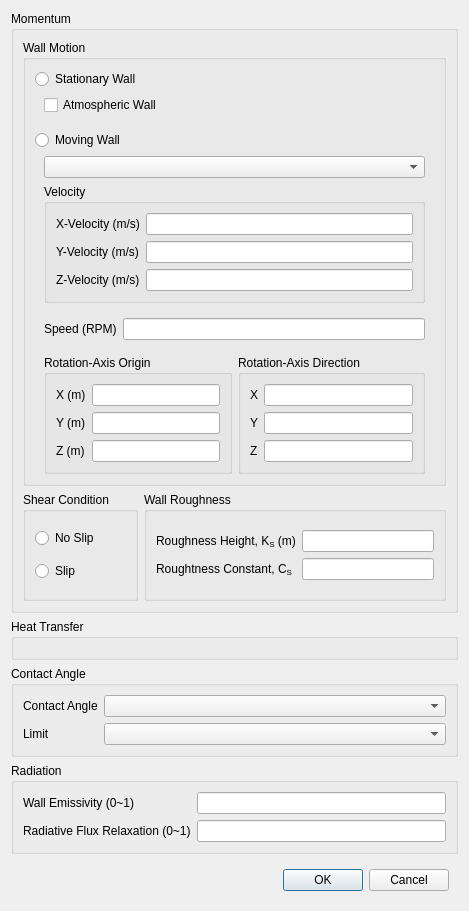
<?xml version="1.0" encoding="UTF-8"?>
<ui version="4.0">
 <class>WallDialog</class>
 <widget class="QDialog" name="WallDialog">
  <property name="geometry">
   <rect>
    <x>0</x>
    <y>0</y>
    <width>469</width>
    <height>869</height>
   </rect>
  </property>
  <property name="minimumSize">
   <size>
    <width>400</width>
    <height>0</height>
   </size>
  </property>
  <property name="windowTitle">
   <string>Wall Boundary Condition</string>
  </property>
  <layout class="QVBoxLayout" name="verticalLayout_4">
   <item>
    <widget class="QWidget" name="dialogContents" native="true">
     <layout class="QVBoxLayout" name="verticalLayout_3">
      <property name="leftMargin">
       <number>0</number>
      </property>
      <property name="topMargin">
       <number>0</number>
      </property>
      <property name="rightMargin">
       <number>0</number>
      </property>
      <property name="bottomMargin">
       <number>0</number>
      </property>
      <item>
       <widget class="QGroupBox" name="velocityGroup">
        <property name="title">
         <string>Momentum</string>
        </property>
        <layout class="QVBoxLayout" name="verticalLayout">
         <item>
          <widget class="QGroupBox" name="groupBox">
           <property name="title">
            <string>Wall Motion</string>
           </property>
           <layout class="QVBoxLayout" name="verticalLayout_10">
            <item>
             <widget class="QRadioButton" name="stationaryWall">
              <property name="text">
               <string>Stationary Wall</string>
              </property>
             </widget>
            </item>
            <item>
             <widget class="QWidget" name="widget_8" native="true">
              <layout class="QVBoxLayout" name="verticalLayout_11">
               <property name="topMargin">
                <number>0</number>
               </property>
               <item>
                <widget class="QCheckBox" name="atmosphericWall">
                 <property name="text">
                  <string>Atmospheric Wall</string>
                 </property>
                </widget>
               </item>
              </layout>
             </widget>
            </item>
            <item>
             <widget class="QRadioButton" name="movingWall">
              <property name="text">
               <string>Moving Wall</string>
              </property>
             </widget>
            </item>
            <item>
             <widget class="QWidget" name="widget_9" native="true">
              <layout class="QVBoxLayout" name="verticalLayout_12">
               <property name="topMargin">
                <number>0</number>
               </property>
               <property name="bottomMargin">
                <number>0</number>
               </property>
               <item>
                <widget class="PythonComboBox" name="movingWallMotion"/>
               </item>
               <item>
                <widget class="QGroupBox" name="translationalMovingWall">
                 <property name="title">
                  <string>Velocity</string>
                 </property>
                 <layout class="QFormLayout" name="formLayout">
                  <item row="0" column="0">
                   <widget class="QLabel" name="label_2">
                    <property name="text">
                     <string>X-Velocity (m/s)</string>
                    </property>
                   </widget>
                  </item>
                  <item row="0" column="1">
                   <widget class="BatchableFloatEdit" name="xVelocity">
                    <property name="sizePolicy">
                     <sizepolicy hsizetype="Expanding" vsizetype="Fixed">
                      <horstretch>0</horstretch>
                      <verstretch>0</verstretch>
                     </sizepolicy>
                    </property>
                   </widget>
                  </item>
                  <item row="1" column="0">
                   <widget class="QLabel" name="label_3">
                    <property name="text">
                     <string>Y-Velocity (m/s)</string>
                    </property>
                   </widget>
                  </item>
                  <item row="1" column="1">
                   <widget class="BatchableFloatEdit" name="yVelocity">
                    <property name="sizePolicy">
                     <sizepolicy hsizetype="Expanding" vsizetype="Fixed">
                      <horstretch>0</horstretch>
                      <verstretch>0</verstretch>
                     </sizepolicy>
                    </property>
                   </widget>
                  </item>
                  <item row="2" column="0">
                   <widget class="QLabel" name="label_4">
                    <property name="text">
                     <string>Z-Velocity (m/s)</string>
                    </property>
                   </widget>
                  </item>
                  <item row="2" column="1">
                   <widget class="BatchableFloatEdit" name="zVelocity">
                    <property name="sizePolicy">
                     <sizepolicy hsizetype="Expanding" vsizetype="Fixed">
                      <horstretch>0</horstretch>
                      <verstretch>0</verstretch>
                     </sizepolicy>
                    </property>
                   </widget>
                  </item>
                 </layout>
                </widget>
               </item>
              </layout>
             </widget>
            </item>
            <item>
             <widget class="QWidget" name="rotationalMovingWall" native="true">
              <layout class="QVBoxLayout" name="verticalLayout_2">
               <property name="leftMargin">
                <number>0</number>
               </property>
               <property name="topMargin">
                <number>0</number>
               </property>
               <property name="rightMargin">
                <number>0</number>
               </property>
               <property name="bottomMargin">
                <number>0</number>
               </property>
               <item>
                <widget class="QWidget" name="widget_2" native="true">
                 <layout class="QFormLayout" name="formLayout_2">
                  <property name="bottomMargin">
                   <number>0</number>
                  </property>
                  <item row="0" column="0">
                   <widget class="QLabel" name="label_5">
                    <property name="text">
                     <string>Speed (RPM)</string>
                    </property>
                   </widget>
                  </item>
                  <item row="0" column="1">
                   <widget class="BatchableFloatEdit" name="speed">
                    <property name="sizePolicy">
                     <sizepolicy hsizetype="Expanding" vsizetype="Fixed">
                      <horstretch>0</horstretch>
                      <verstretch>0</verstretch>
                     </sizepolicy>
                    </property>
                   </widget>
                  </item>
                 </layout>
                </widget>
               </item>
               <item>
                <widget class="QWidget" name="widget_6" native="true">
                 <layout class="QHBoxLayout" name="horizontalLayout">
                  <property name="bottomMargin">
                   <number>0</number>
                  </property>
                  <item>
                   <widget class="QGroupBox" name="groupBox_2">
                    <property name="title">
                     <string>Rotation-Axis Origin</string>
                    </property>
                    <layout class="QFormLayout" name="formLayout_3">
                     <item row="0" column="0">
                      <widget class="QLabel" name="label_6">
                       <property name="text">
                        <string>X (m)</string>
                       </property>
                      </widget>
                     </item>
                     <item row="0" column="1">
                      <widget class="BatchableFloatEdit" name="rotationAxisOriginX">
                       <property name="sizePolicy">
                        <sizepolicy hsizetype="Expanding" vsizetype="Fixed">
                         <horstretch>0</horstretch>
                         <verstretch>0</verstretch>
                        </sizepolicy>
                       </property>
                      </widget>
                     </item>
                     <item row="1" column="0">
                      <widget class="QLabel" name="label_7">
                       <property name="text">
                        <string>Y (m)</string>
                       </property>
                      </widget>
                     </item>
                     <item row="1" column="1">
                      <widget class="BatchableFloatEdit" name="rotationAxisOriginY">
                       <property name="sizePolicy">
                        <sizepolicy hsizetype="Expanding" vsizetype="Fixed">
                         <horstretch>0</horstretch>
                         <verstretch>0</verstretch>
                        </sizepolicy>
                       </property>
                      </widget>
                     </item>
                     <item row="2" column="0">
                      <widget class="QLabel" name="label_8">
                       <property name="text">
                        <string>Z (m)</string>
                       </property>
                      </widget>
                     </item>
                     <item row="2" column="1">
                      <widget class="BatchableFloatEdit" name="rotationAxisOriginZ">
                       <property name="sizePolicy">
                        <sizepolicy hsizetype="Expanding" vsizetype="Fixed">
                         <horstretch>0</horstretch>
                         <verstretch>0</verstretch>
                        </sizepolicy>
                       </property>
                      </widget>
                     </item>
                    </layout>
                   </widget>
                  </item>
                  <item>
                   <widget class="QGroupBox" name="groupBox_3">
                    <property name="title">
                     <string>Rotation-Axis Direction</string>
                    </property>
                    <layout class="QFormLayout" name="formLayout_4">
                     <item row="0" column="0">
                      <widget class="QLabel" name="label_9">
                       <property name="text">
                        <string>X</string>
                       </property>
                      </widget>
                     </item>
                     <item row="0" column="1">
                      <widget class="BatchableFloatEdit" name="rotationDirectionX">
                       <property name="sizePolicy">
                        <sizepolicy hsizetype="Expanding" vsizetype="Fixed">
                         <horstretch>0</horstretch>
                         <verstretch>0</verstretch>
                        </sizepolicy>
                       </property>
                      </widget>
                     </item>
                     <item row="1" column="0">
                      <widget class="QLabel" name="label_10">
                       <property name="text">
                        <string>Y</string>
                       </property>
                      </widget>
                     </item>
                     <item row="1" column="1">
                      <widget class="BatchableFloatEdit" name="rotationDirectionY">
                       <property name="sizePolicy">
                        <sizepolicy hsizetype="Expanding" vsizetype="Fixed">
                         <horstretch>0</horstretch>
                         <verstretch>0</verstretch>
                        </sizepolicy>
                       </property>
                      </widget>
                     </item>
                     <item row="2" column="0">
                      <widget class="QLabel" name="label_11">
                       <property name="text">
                        <string>Z</string>
                       </property>
                      </widget>
                     </item>
                     <item row="2" column="1">
                      <widget class="BatchableFloatEdit" name="rotationDirectionZ">
                       <property name="sizePolicy">
                        <sizepolicy hsizetype="Expanding" vsizetype="Fixed">
                         <horstretch>0</horstretch>
                         <verstretch>0</verstretch>
                        </sizepolicy>
                       </property>
                      </widget>
                     </item>
                    </layout>
                   </widget>
                  </item>
                 </layout>
                </widget>
               </item>
              </layout>
             </widget>
            </item>
           </layout>
          </widget>
         </item>
         <item>
          <widget class="QWidget" name="widget_7" native="true">
           <layout class="QHBoxLayout" name="horizontalLayout_2">
            <property name="leftMargin">
             <number>0</number>
            </property>
            <property name="topMargin">
             <number>0</number>
            </property>
            <property name="rightMargin">
             <number>0</number>
            </property>
            <property name="bottomMargin">
             <number>0</number>
            </property>
            <item>
             <widget class="QGroupBox" name="shearCondition">
              <property name="title">
               <string>Shear Condition</string>
              </property>
              <layout class="QVBoxLayout" name="verticalLayout_13">
               <item>
                <widget class="QRadioButton" name="noSlip">
                 <property name="text">
                  <string>No Slip</string>
                 </property>
                </widget>
               </item>
               <item>
                <widget class="QRadioButton" name="slip">
                 <property name="text">
                  <string>Slip</string>
                 </property>
                </widget>
               </item>
              </layout>
             </widget>
            </item>
            <item>
             <widget class="QGroupBox" name="wallRoughness">
              <property name="title">
               <string>Wall Roughness</string>
              </property>
              <layout class="QVBoxLayout" name="verticalLayout_15">
               <property name="leftMargin">
                <number>0</number>
               </property>
               <property name="rightMargin">
                <number>0</number>
               </property>
               <item>
                <widget class="QWidget" name="widget_10" native="true">
                 <layout class="QFormLayout" name="formLayout_6">
                  <item row="0" column="0">
                   <widget class="QLabel" name="label">
                    <property name="text">
                     <string>Roughness Height, K&lt;sub&gt;S&lt;/sub&gt; (m)</string>
                    </property>
                   </widget>
                  </item>
                  <item row="0" column="1">
                   <widget class="BatchableFloatEdit" name="roughnessHeight">
                    <property name="sizePolicy">
                     <sizepolicy hsizetype="Expanding" vsizetype="Fixed">
                      <horstretch>0</horstretch>
                      <verstretch>0</verstretch>
                     </sizepolicy>
                    </property>
                   </widget>
                  </item>
                  <item row="1" column="0">
                   <widget class="QLabel" name="label_16">
                    <property name="text">
                     <string>Roughtness Constant, C&lt;sub&gt;S&lt;/sub&gt;</string>
                    </property>
                   </widget>
                  </item>
                  <item row="1" column="1">
                   <widget class="BatchableFloatEdit" name="roughnessConstant">
                    <property name="sizePolicy">
                     <sizepolicy hsizetype="Expanding" vsizetype="Fixed">
                      <horstretch>0</horstretch>
                      <verstretch>0</verstretch>
                     </sizepolicy>
                    </property>
                   </widget>
                  </item>
                 </layout>
                </widget>
               </item>
              </layout>
             </widget>
            </item>
           </layout>
          </widget>
         </item>
        </layout>
       </widget>
      </item>
      <item>
       <widget class="QGroupBox" name="heatTransfer">
        <property name="title">
         <string>Heat Transfer</string>
        </property>
        <layout class="QVBoxLayout" name="verticalLayout_5"/>
       </widget>
      </item>
      <item>
       <widget class="QGroupBox" name="contactAngleGroup">
        <property name="title">
         <string>Contact Angle</string>
        </property>
        <layout class="QVBoxLayout" name="verticalLayout_6">
         <item>
          <widget class="QWidget" name="widget_4" native="true">
           <layout class="QFormLayout" name="contactAngleFormLayout">
            <property name="leftMargin">
             <number>0</number>
            </property>
            <property name="topMargin">
             <number>0</number>
            </property>
            <property name="rightMargin">
             <number>0</number>
            </property>
            <property name="bottomMargin">
             <number>0</number>
            </property>
            <item row="0" column="0">
             <widget class="QLabel" name="label_13">
              <property name="text">
               <string>Contact Angle</string>
              </property>
             </widget>
            </item>
            <item row="0" column="1">
             <widget class="PythonComboBox" name="contactAngleModel"/>
            </item>
            <item row="1" column="0">
             <widget class="QLabel" name="contactAngleLimitLabel">
              <property name="text">
               <string>Limit</string>
              </property>
             </widget>
            </item>
            <item row="1" column="1">
             <widget class="PythonComboBox" name="contactAngleLimit"/>
            </item>
           </layout>
          </widget>
         </item>
        </layout>
       </widget>
      </item>
      <item>
       <widget class="QGroupBox" name="radiation">
        <property name="title">
         <string>Radiation</string>
        </property>
        <layout class="QFormLayout" name="formLayout_7">
         <item row="0" column="0">
          <widget class="QLabel" name="label_17">
           <property name="text">
            <string>Wall Emissivity (0~1)</string>
           </property>
          </widget>
         </item>
         <item row="0" column="1">
          <widget class="BatchableFloatEdit" name="wallEmissivity">
           <property name="sizePolicy">
            <sizepolicy hsizetype="Expanding" vsizetype="Fixed">
             <horstretch>0</horstretch>
             <verstretch>0</verstretch>
            </sizepolicy>
           </property>
          </widget>
         </item>
         <item row="1" column="0">
          <widget class="QLabel" name="label_18">
           <property name="text">
            <string>Radiative Flux Relaxation (0~1)</string>
           </property>
          </widget>
         </item>
         <item row="1" column="1">
          <widget class="BatchableFloatEdit" name="radiativeFluxRelaxation">
           <property name="sizePolicy">
            <sizepolicy hsizetype="Expanding" vsizetype="Fixed">
             <horstretch>0</horstretch>
             <verstretch>0</verstretch>
            </sizepolicy>
           </property>
          </widget>
         </item>
        </layout>
       </widget>
      </item>
     </layout>
    </widget>
   </item>
   <item>
    <widget class="QWidget" name="widget_3" native="true">
     <layout class="QHBoxLayout" name="horizontalLayout_3">
      <item>
       <spacer name="horizontalSpacer">
        <property name="orientation">
         <enum>Qt::Horizontal</enum>
        </property>
        <property name="sizeHint" stdset="0">
         <size>
          <width>40</width>
          <height>20</height>
         </size>
        </property>
       </spacer>
      </item>
      <item>
       <widget class="QPushButton" name="ok">
        <property name="text">
         <string>OK</string>
        </property>
        <property name="default">
         <bool>true</bool>
        </property>
       </widget>
      </item>
      <item>
       <widget class="QPushButton" name="cancel">
        <property name="text">
         <string>Cancel</string>
        </property>
       </widget>
      </item>
     </layout>
    </widget>
   </item>
  </layout>
 </widget>
 <customwidgets>
  <customwidget>
   <class>BatchableFloatEdit</class>
   <extends>QLineEdit</extends>
   <header>baramFlow.view.widgets.batchable_float_edit</header>
  </customwidget>
  <customwidget>
   <class>PythonComboBox</class>
   <extends>QComboBox</extends>
   <header location="global">widgets.python_combo_box</header>
  </customwidget>
 </customwidgets>
 <resources>
  <include location="../../../../resource.qrc"/>
 </resources>
 <connections>
  <connection>
   <sender>cancel</sender>
   <signal>clicked()</signal>
   <receiver>WallDialog</receiver>
   <slot>reject()</slot>
   <hints>
    <hint type="sourcelabel">
     <x>413</x>
     <y>1084</y>
    </hint>
    <hint type="destinationlabel">
     <x>234</x>
     <y>557</y>
    </hint>
   </hints>
  </connection>
 </connections>
</ui>
